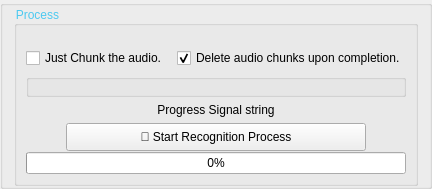
                                   <widget class="QGroupBox" name="groupBox_22">
                                    <property name="minimumSize">
                                     <size>
                                      <width>0</width>
                                      <height>120</height>
                                     </size>
                                    </property>
                                    <property name="title">
                                     <string/>
                                    </property>
                                    <layout class="QGridLayout" name="gridLayout_23">
                                     <property name="topMargin">
                                      <number>0</number>
                                     </property>
                                     <property name="bottomMargin">
                                      <number>0</number>
                                     </property>
                                     <item row="2" column="0">
                                      <widget class="QGroupBox" name="groupBox_8">
                                       <property name="maximumSize">
                                        <size>
                                         <width>16777215</width>
                                         <height>180</height>
                                        </size>
                                       </property>
                                       <property name="styleSheet">
                                        <string notr="true">QGroupBox::title {
color: rgb(76, 201, 240);
background:transparent;
}</string>
                                       </property>
                                       <property name="title">
                                        <string>Process</string>
                                       </property>
                                       <layout class="QGridLayout" name="gridLayout_13">
                                        <property name="topMargin">
                                         <number>22</number>
                                        </property>
                                        <property name="horizontalSpacing">
                                         <number>0</number>
                                        </property>
                                        <item row="2" column="0" colspan="4">
                                         <widget class="QLabel" name="StringProgessLabel">
                                          <property name="text">
                                           <string>Progress Signal string</string>
                                          </property>
                                          <property name="alignment">
                                           <set>Qt::AlignCenter</set>
                                          </property>
                                         </widget>
                                        </item>
                                        <item row="0" column="0" colspan="3">
                                         <widget class="QCheckBox" name="JustChunkAudioCheckBox">
                                          <property name="text">
                                           <string>Just Chunk the audio.</string>
                                          </property>
                                         </widget>
                                        </item>
                                        <item row="0" column="3">
                                         <widget class="QCheckBox" name="deleteChuncksCheckBox">
                                          <property name="enabled">
                                           <bool>true</bool>
                                          </property>
                                          <property name="toolTip">
                                           <string>Kontho will split the audio based on where the speaker spoke and 
export these audio chunks for recognition. 
Checking this box (before clicking the Generate Button) will delete 
the audio chunks after the recognition process is complete.</string>
                                          </property>
                                          <property name="text">
                                           <string>Delete audio chunks upon completion.</string>
                                          </property>
                                          <property name="checked">
                                           <bool>true</bool>
                                          </property>
                                         </widget>
                                        </item>
                                        <item row="1" column="0" colspan="4">
                                         <widget class="QGroupBox" name="groupBox_19">
                                          <property name="title">
                                           <string/>
                                          </property>
                                          <layout class="QGridLayout" name="gridLayout_20">
                                           <property name="leftMargin">
                                            <number>0</number>
                                           </property>
                                           <property name="topMargin">
                                            <number>0</number>
                                           </property>
                                           <property name="rightMargin">
                                            <number>0</number>
                                           </property>
                                           <property name="bottomMargin">
                                            <number>0</number>
                                           </property>
                                           <property name="spacing">
                                            <number>0</number>
                                           </property>
                                           <item row="2" column="0" colspan="2">
                                            <layout class="QHBoxLayout" name="horizontalLayout">
                                             <property name="spacing">
                                              <number>0</number>
                                             </property>
                                             <property name="topMargin">
                                              <number>0</number>
                                             </property>
                                             <item>
                                              <spacer name="horizontalSpacer_6">
                                               <property name="orientation">
                                                <enum>Qt::Horizontal</enum>
                                               </property>
                                               <property name="sizeHint" stdset="0">
                                                <size>
                                                 <width>40</width>
                                                 <height>20</height>
                                                </size>
                                               </property>
                                              </spacer>
                                             </item>
                                             <item>
                                              <widget class="QLabel" name="label_11">
                                               <property name="minimumSize">
                                                <size>
                                                 <width>50</width>
                                                 <height>50</height>
                                                </size>
                                               </property>
                                               <property name="maximumSize">
                                                <size>
                                                 <width>50</width>
                                                 <height>50</height>
                                                </size>
                                               </property>
                                               <property name="text">
                                                <string/>
                                               </property>
                                               <property name="scaledContents">
                                                <bool>true</bool>
                                               </property>
                                               <property name="alignment">
                                                <set>Qt::AlignCenter</set>
                                               </property>
                                              </widget>
                                             </item>
                                             <item>
                                              <spacer name="horizontalSpacer_7">
                                               <property name="orientation">
                                                <enum>Qt::Horizontal</enum>
                                               </property>
                                               <property name="sizeHint" stdset="0">
                                                <size>
                                                 <width>40</width>
                                                 <height>20</height>
                                                </size>
                                               </property>
                                              </spacer>
                                             </item>
                                            </layout>
                                           </item>
                                          </layout>
                                         </widget>
                                        </item>
                                        <item row="7" column="0" colspan="4">
                                         <widget class="QProgressBar" name="progressBar">
                                          <property name="value">
                                           <number>0</number>
                                          </property>
                                          <property name="alignment">
                                           <set>Qt::AlignCenter</set>
                                          </property>
                                         </widget>
                                        </item>
                                        <item row="5" column="0" colspan="4">
                                         <layout class="QHBoxLayout" name="horizontalLayout_5">
                                          <property name="spacing">
                                           <number>0</number>
                                          </property>
                                          <property name="topMargin">
                                           <number>0</number>
                                          </property>
                                          <property name="bottomMargin">
                                           <number>0</number>
                                          </property>
                                          <item>
                                           <spacer name="horizontalSpacer_3">
                                            <property name="orientation">
                                             <enum>Qt::Horizontal</enum>
                                            </property>
                                            <property name="sizeHint" stdset="0">
                                             <size>
                                              <width>40</width>
                                              <height>20</height>
                                             </size>
                                            </property>
                                           </spacer>
                                          </item>
                                          <item>
                                           <widget class="QPushButton" name="GeneratePushButton">
                                            <property name="minimumSize">
                                             <size>
                                              <width>300</width>
                                              <height>28</height>
                                             </size>
                                            </property>
                                            <property name="toolTip">
                                             <string>Click to Begin the Recognition Process</string>
                                            </property>
                                            <property name="text">
                                             <string>🚀 Start Recognition Process</string>
                                            </property>
                                           </widget>
                                          </item>
                                          <item>
                                           <spacer name="horizontalSpacer_4">
                                            <property name="orientation">
                                             <enum>Qt::Horizontal</enum>
                                            </property>
                                            <property name="sizeHint" stdset="0">
                                             <size>
                                              <width>40</width>
                                              <height>20</height>
                                             </size>
                                            </property>
                                           </spacer>
                                          </item>
                                         </layout>
                                        </item>
                                       </layout>
                                      </widget>
                                     </item>
                                    </layout>
                                   </widget>
